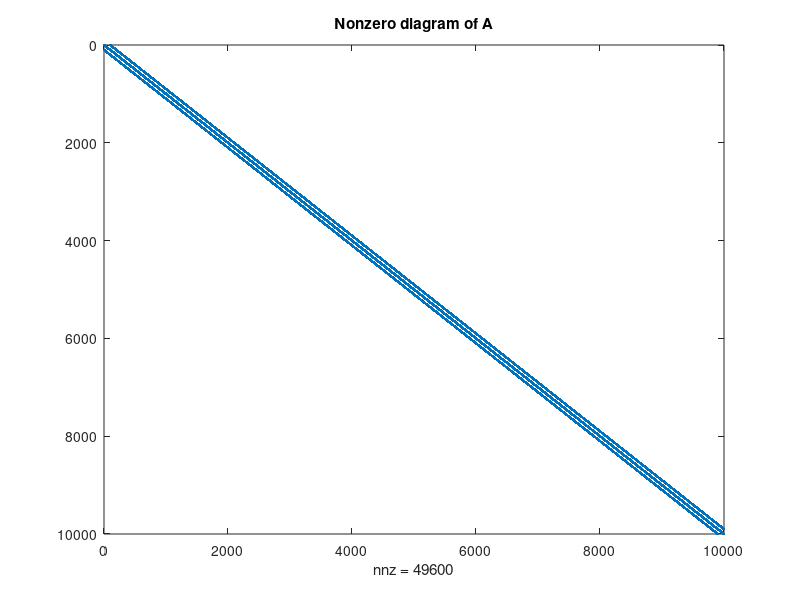

The MATLAB source for this figure: (Note: this script raises an error after producing the figure.)
%% Reset MATLAB environment
close all;
clear;
%clc;

%% Configurations

format long e;  % MATLAB numeric format

% User configurations
%infile = '../mm_matrix/Trefethen_2000.mtx';  % input matrix file
% infile = '../mm_matrix/crystm02.mtx';
%infile = '../mm_matrix/poisson2D/poisson2D.mtx';
%bfile = '../mm_matrix/poisson2D/poisson2D_b.mtx';  % input b vector

saveflag = 0;  % 0 = discard results, 1 = save results
methods = [1 3 4];  % 1 = cg, 2 = msdo_cg, 3 = lre_cg, 4 = msd_cg
plotflag = 1;  % 0 = no plots, 1 = result plots, 2 = result/intermediate plots

% Default settings
s = 1;  % number of search directions (domains)
tol = 1e-8;  % tolerance for convergence
kmax = 1000;  % maximum number of iterations


%% Initialization

% Set coefficient matrix, A
if exist('infile','var')
    [A, m, n, nz, repr, field, symm] = mmread(infile);
    fprintf('Input file:\t%s\n', infile);
    fprintf('Representation:\t%s\n', repr);
    fprintf('Field:\t%s\n', field);
    fprintf('Symmetry:\t%s\n', symm);
else
    A = gallery('poisson',100);
    [m, n] = size(A);
    nz = nnz(A);
end

% Validate matrix dimensions
if m ~= n
    fprintf('Error:\t%s\n', 'coefficient matrix is not symmetric');
end

% Validate matrix is not zero
if nz <= 0
    fprintf('Error:\t%s\n', 'coefficient matrix is zero');
end

% Create figure with nonzeros
if plotflag > 0
    spy(A);
    title('Nonzero diagram of A');
end

% Convert coefficient matrix to sparse format
% if ~strcmp(repr, 'array')
%     A = full(A);
% end

den = nz / (m * n);  % calculate matrix density

% Set initial LHS, x
%x0 = zeros(n, 1);
x0 = rand(n,1);

% Set initial RHS, b
if exist('bfile','var')
    [b, m, n, nz, repr, field, symm] = mmread(bfile);
else
    b = ones(m, 1);
end


% Testing framework variables
ntests = 4;
allrelres = zeros(kmax,ntests);  % store all residual vectors
allkiter = zeros(ntests,1);  % store all k iterations
testsflag = zeros(ntests,1);  % track tests run (for outputs)


%% Print outputs

% Print configurations and settings
fprintf('Tolerance:\t%g\n', tol);
fprintf('Max iterations:\t%d\n', kmax);
fprintf('A dims:\t%d x %d\n', size(A));
fprintf('b dims:\t%d x %d\n', size(b));
fprintf('x dims:\t%d x %d\n', size(x0));
fprintf('Matrix nonzeros:\t%d\n', nz);
fprintf('Matrix density:\t%g\n', den * 100);
fprintf('Matrix condition:\t%g\n', condest(A));
fprintf('\n');


%% CG

% Run method and measure runtime
tid = 1;
if any(methods == tid)
    testsflag(tid) = 1;
    fprintf('%s\n','CG Conjugate Gradient method');
    tic;
    [xcg, relres, kiter, flag, arelres] = cg(A, x0, b, kmax, tol);
    runtime = toc;
    
    % Calculate exact accuracy
    exactres = norm(b - A * xcg);

    % Print results
    fprintf('Flag:\t%d\n', flag);
    fprintf('Exact residual:\t%g\n', exactres);
    fprintf('Relative residual:\t%g\n', relres);
    fprintf('Iterations:\t%d\n', kiter);
    fprintf('Runtime:\t%f\n', runtime);
    fprintf('\n');
    allrelres(:,tid) = arelres;
    allkiter(tid) = kiter;
end


%% MSDO-CG

% Run method and measure runtime
tid = 2;
if any(methods == tid)
    testsflag(tid) = 1;
    fprintf('%s\n','MSDO-CG Multiple Search Directions with Orthogonalization Conjugate Gradient method');
    tic;
    [xmsdo, flag, relres, kiter, flop, arelres] = msdo_cg(A, b, x0, s, tol, kmax);
    runtime = toc;

    % Calculate exact accuracy
    exactres = norm(b - A * xmsdo);

    % Calculate flops
    flops = flop / runtime;

    % Print results
    fprintf('Flag:\t%d\n', flag);
    fprintf('Domains:\t%d\n', s);
    fprintf('Exact residual:\t%g\n', exactres);
    fprintf('Relative residual:\t%g\n', relres);
    fprintf('Iterations:\t%d\n', kiter);
    fprintf('Runtime:\t%f\n', runtime);
    fprintf('Flops:\t%g\n', flops);
    fprintf('\n');
    allrelres(:,tid) = arelres;
    allkiter(tid) = kiter;
end


%% LRE-CG

% Run method and measure runtime
tid = 3;
if any(methods == tid)
    testsflag(tid) = 1;
    fprintf('%s\n','LRE-CG Long Recurrence Enlarged Conjugate Gradient method');
    tic;
    [xlre, flag, relres, kiter, flop, arelres] = lre_cg(A, b, x0, s, tol, kmax);
    runtime = toc;

    % Calculate exact accuracy
    exactres = norm(b - A * xlre);

    % Calculate flops
    flops = flop / runtime;

    % Print results
    fprintf('Flag:\t%d\n', flag);
    fprintf('Domains:\t%d\n', s);
    fprintf('Exact residual:\t%g\n', exactres);
    fprintf('Relative residual:\t%g\n', relres);
    fprintf('Iterations:\t%d\n', kiter);
    fprintf('Runtime:\t%f\n', runtime);
    fprintf('Flops:\t%g\n', flops);
    fprintf('\n');
    allrelres(:,tid) = arelres;
    allkiter(tid) = kiter;
end


%% MSD-CG

% Run method and measure runtime
tid = 4;
if any(methods == tid)
    testsflag(tid) = 1;
    fprintf('%s\n','MSD-CG Multiple Search Directions Conjugate Gradient method');
    tic;
    [xmsd, flag, relres, kiter, flop, arelres] = msd_cg(A, b, x0, s, tol, kmax);
    runtime = toc;

    % Calculate exact accuracy
    exactres = norm(b - A * xmsd);

    % Calculate flops
    flops = flop / runtime;

    % Print results
    fprintf('Flag:\t%d\n', flag);
    fprintf('Domains:\t%d\n', s);
    fprintf('Exact residual:\t%g\n', exactres);
    fprintf('Relative residual:\t%g\n', relres);
    fprintf('Iterations:\t%d\n', kiter);
    fprintf('Runtime:\t%f\n', runtime);
    fprintf('Flops:\t%g\n', flops);
    fprintf('\n');
    allrelres(:,tid) = arelres;
    allkiter(tid) = kiter;
end


% NOTE: plot for debugging
if plotflag > 0
    plot_residuals(allkiter, allrelres);
end
